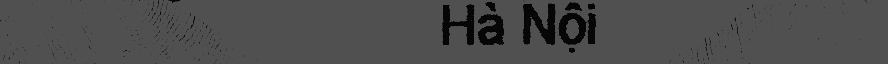
#> input picture NhanDangMau/temp.png, 888 x 64 px, found by its file name
$ python thresholding.py
#> lines starting #> are read from the running program, lines starting #| are printed output that depends on the picture; after the words box and inside, x2 and y2 are one past the last pixel; in counts of white or black regions, pixels touching at a corner belong together
# Python programe to illustrate
# simple thresholding type on an image

# organizing imports
import cv2
import numpy as np
import matplotlib.pyplot as plt
def plot_img(img):
    plt.imshow(img)
    plt.show()
# path to input image is specified and
# image is loaded with imread command
image1 = cv2.imread('temp.png')
#> image1 is the input picture: shape (64, 888, 3); min 0, max 80, mean 75.8
plot_img(image1)
# plot_img(image1)
# cv2.cvtColor is applied over the
# image input with applied parameters
# to convert the image in grayscale
img = cv2.cvtColor(image1, cv2.COLOR_BGR2GRAY)

# plot_img(img)
# applying different thresholding
# techniques on the input image
# all pixels value above 120 will
# be set to 255
th = 90
ret, thresh1 = cv2.threshold(img, th, 255, cv2.THRESH_BINARY)
#> thresh1: shape (64, 888); every value is 0
#> ret = 90
ret, thresh2 = cv2.threshold(img, th, 255, cv2.THRESH_BINARY_INV)
#> thresh2: shape (64, 888); every value is 255
ret, thresh3 = cv2.threshold(img, th, 255, cv2.THRESH_TRUNC)
ret, thresh4 = cv2.threshold(img, th, 255, cv2.THRESH_TOZERO_INV)

thresh5 = cv2.adaptiveThreshold(img,255,cv2.ADAPTIVE_THRESH_GAUSSIAN_C,\
            cv2.THRESH_BINARY,11,2)
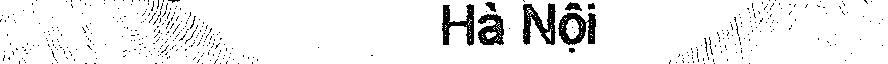
#> thresh5: shape (64, 888); 93.5% white; 424 black regions (416 under 20 px), largest, box (x1, y1, x2, y2) and area: (523, 3, 556, 45) 721, (558, 13, 596, 45) 685, (442, 4, 474, 46) 604

# the window showing output images
# with the corresponding thresholding
# techniques applied to the input images
plt.figure()
plt.subplot(3,2,1)
plt.title('Binary Threshold')
plt.imshow(cv2.cvtColor(thresh1,cv2.COLOR_GRAY2BGR))
plt.subplot(3,2,2)
plt.title('Binary Threshold Inverted')
plt.imshow(cv2.cvtColor(thresh2,cv2.COLOR_GRAY2BGR))
plt.subplot(3,2,3)
plt.title('Truncated Threshold')
plt.imshow(cv2.cvtColor(thresh3,cv2.COLOR_GRAY2BGR))
plt.subplot(3,2,4)
plt.title('Set to 0')
plt.imshow(cv2.cvtColor(thresh4,cv2.COLOR_GRAY2BGR))
plt.subplot(3,2,5)
plt.title('Otsu Threshold')
plt.imshow(cv2.cvtColor(thresh5,cv2.COLOR_GRAY2BGR))
plt.subplot(3,2,6)
plt.title('Otsu Threshold')
plt.imshow(image1)
plt.show()
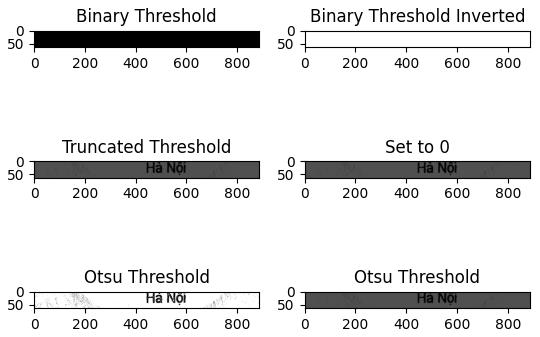
#> figure drawn by matplotlib, 6 panels
